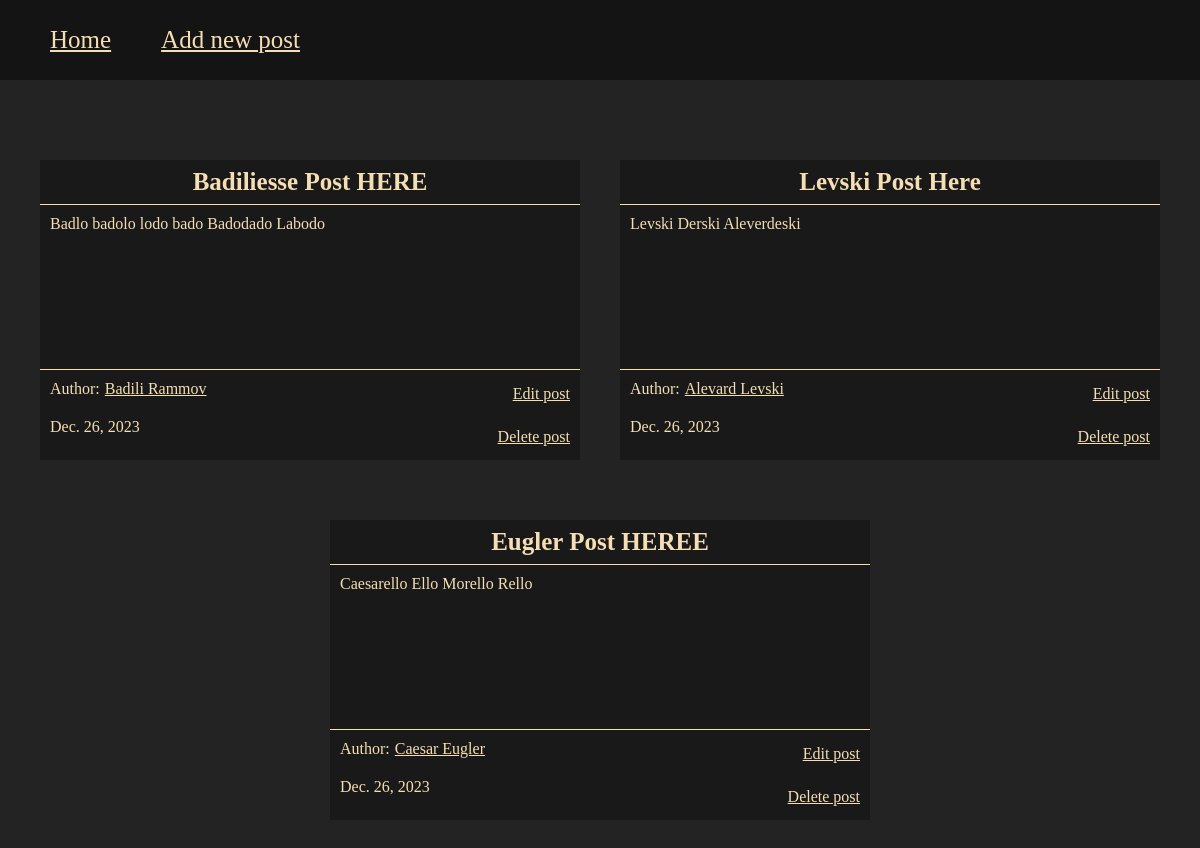
Page /news/ on the committed database.
### news/models.py (models this page shows, shortened)
class Post(models.Model):
    title = models.CharField(max_length=100)
    content = models.TextField(max_length=500)
    author = models.ForeignKey(Author, on_delete=models.CASCADE)
    create_date = models.DateField(blank=True, default=date.today)
    class Meta:
        verbose_name = 'Post'
        verbose_name_plural = 'Posts'

class Author(models.Model):
    name = models.CharField(max_length=200)
    publishers = models.ManyToManyField('Publisher')
    def __str__(self):
        return f'{self.name}'
    class Meta:
        verbose_name = 'Author'
        verbose_name_plural = 'Authors'

### news/views.py (the view)
# urls.py: path('', IndexView.as_view(), name='homepage'),
class IndexView(ListView):
    model = Post
    template_name = 'index.html'
    context_object_name = 'news'

### news/templates/index.html (shortened to what this page needs)
{% extends 'base.html' %}
{% load static %}
{% block content %}
    <div class="posts-wrapper">
        {% for post in news %}
        <div class="post">
            <p class="post-title">{{ post.title }}</p>
            <p class="post-content">{{ post.content }}</p>
            <div class="post-container">
                <div class="post-info-wrapper">
                    <p class="post-author">Author:
                        <a href="/news/author/{{ post.author.id }}">{{ post.author }}</a>
                    </p>
                    <p class="post-date">{{ post.create_date }}</p>
                </div>
                <div class="post-buttons-wrapper">
                    <a href="/news/edit/{{ post.id }}">Edit post</a>
                    <a href="/news/delete/{{ post.id }}">Delete post</a>
                </div>
            </div>
        </div>
        {% endfor %}
    </div>
{% endblock %}

### news/templates/base.html (shortened to what this page needs)
<!DOCTYPE html>
{% load static %}
<html lang="en">
<head>
    <link rel="stylesheet" href="{% static 'css/style.css' %}">
</head>
<body>
    <header>
        <a href="/news/">Home</a>
        <a href="/news/create/">Add new post</a>
    </header>
    {% block content %}
    {% endblock %}
</body>
</html>

### news/static/css/style.css (style rules this page uses)
* { margin: 0; padding: 0; box-sizing: border-box; color: wheat; }
header { width: 100%; height: 80px; display: flex; align-items: center; background-color: rgb(20, 20, 20); }
header a { font-size: 25px; margin-left: 50px; }
.posts-wrapper { padding: 50px 0; width: 100%; display: flex; justify-content: space-evenly; flex-wrap: wrap; background-color: rgb(35, 35, 35); }
.post { margin: 30px 0; width: 45%; height: 300px; background-color: rgb(25, 25, 25); }
.post-title { width: 100%; height: 15%; display: flex; justify-content: center; align-items: center; font-weight: bold; font-size: 25px; border-bottom: 1px solid wheat; }
.post-content { padding: 10px; width: 100%; height: 55%; border-bottom: 1px solid wheat; }
.post-container { width: 100%; height: 30%; display: flex; }
.post-info-wrapper { width: 50%; height: 100%; }
.post-author { padding: 10px; width: 100%; display: flex; align-items: center; }
.post-author a { margin-left: 5px; }
.post-date { width: 100%; padding: 10px; }
.post-buttons-wrapper { width: 50%; height: 100%; padding: 10px; display: flex; flex-direction: column; justify-content: center; align-items: flex-end; gap: 25px; }

### rows in the picture
Post: title "Badiliesse Post HERE", content "Badlo badolo lodo bado Badodado Labodo", author "Badili Rammov", create_date "Dec. 26, 2023"
Post: title "Levski Post Here", content "Levski Derski Aleverdeski", author "Alevard Levski", create_date "Dec. 26, 2023"
Post: title "Eugler Post HEREE", content "Caesarello Ello Morello Rello", author "Caesar Eugler", create_date "Dec. 26, 2023"
